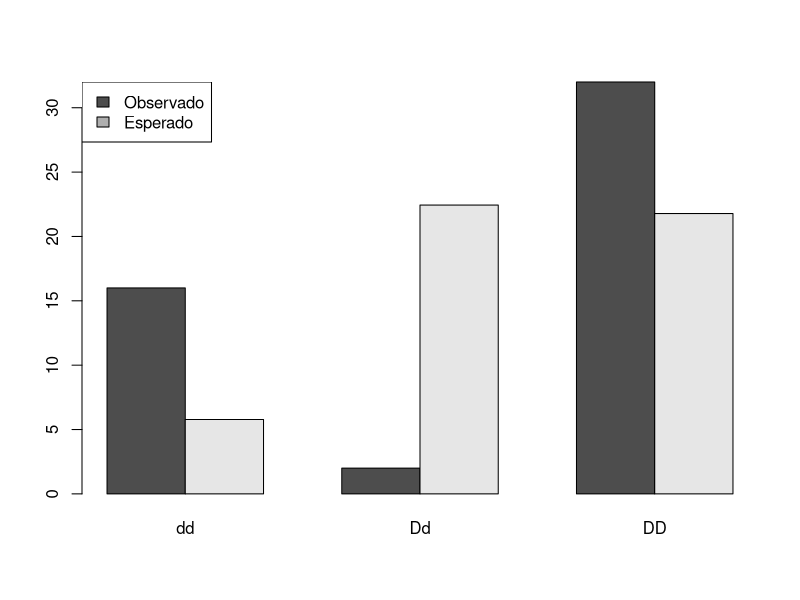
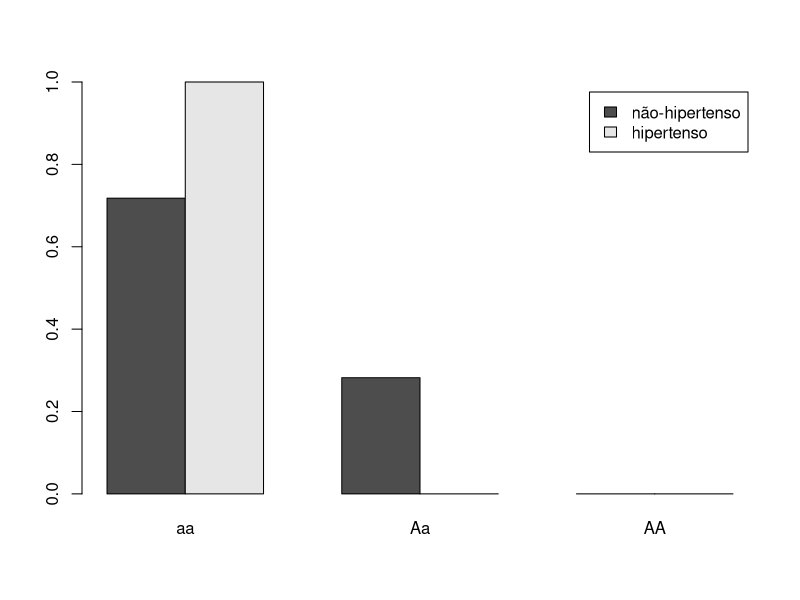
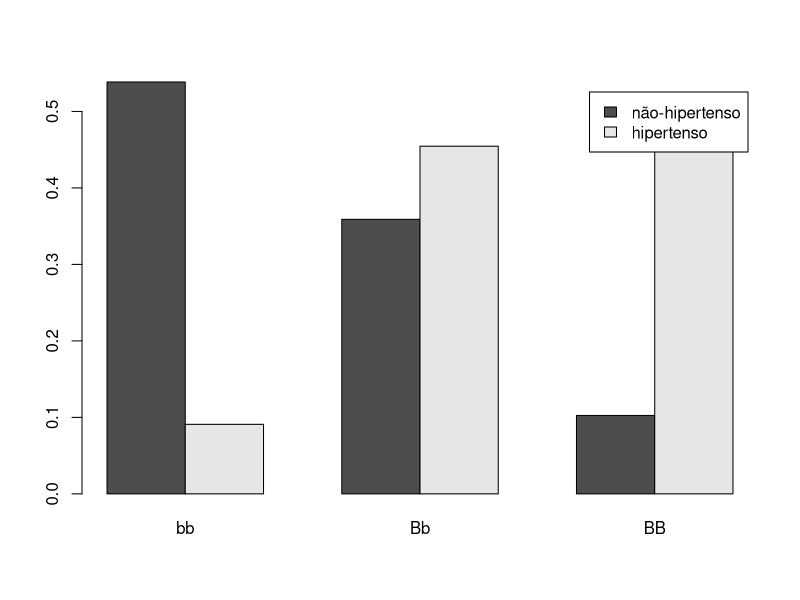
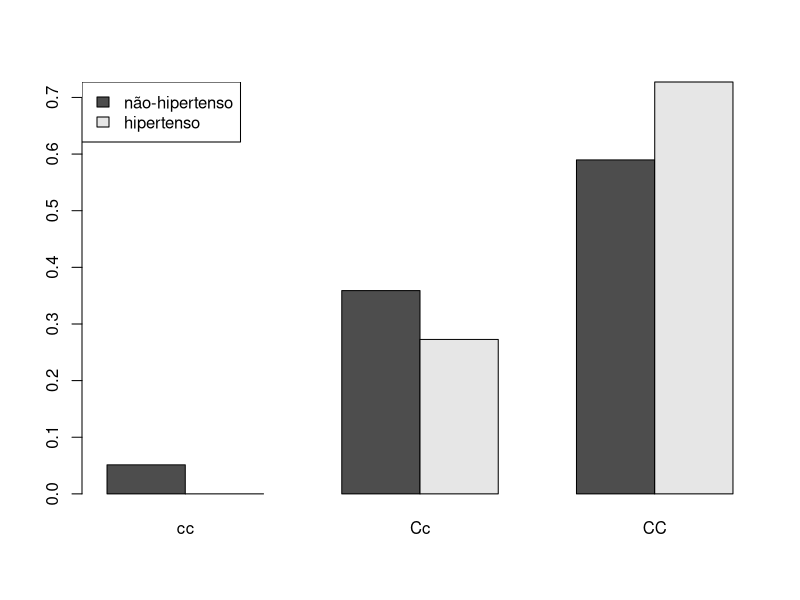

The R source for these figures, in order:
## ---- chunk 1
knitr::opts_chunk$set(warning = FALSE)
set.seed(551991)
## ---- chunk 2
##dados disponíveis no arquivo cf.tsv
cf <- read.table('cf.tsv', header = T)
## resumo dos dados disponíveis
summary(cf)
## ---- chunk 3
has_hbp <- cf$hbp == "sim"
## frequência de hipertensão
mean(has_hbp)
## Visto que estamos comparando a frequência de uma variável
## binomial, usamos o teste binomial para comparar com a
## frequência observada.
binom.test(table(has_hbp), p=(1-0.16))
## ---- chunk 4
## definir função para calcular hardy-weinberg
hw <- function(obs) {
    n <- sum(obs)
    p <- (2 * obs[1] + obs[2]) / (2*n)
    exp <- c(p^2, 2 * p * (1-p), (1-p)^2) * n
    chi <- sum((obs-exp)^2/exp)
    c("chi.squared" = chi, "p.value" = pchisq(chi, df=1, lower.tail = FALSE))
}
## calcula-se o desequilibrio para os polimorfismos:
## enosa, mas primeiramente precisamos corrigir a variavel
## para incluir AA
cf$enosa <- factor(cf$enosa, levels = c("aa", "Aa", "AA"))
hw(table(cf$enosa))
## enosb
hw(table(cf$enosb))
## enosc
hw(table(cf$enosc))
## enosd
hw(table(cf$enosd))
## como enosd apresentou um desvio significativo, vamos ilustrar
## a frequência observada ao lado da esperada para visualizar a
## diferença.
obs <- table(cf$enosd)
p   <- (2 * obs[1] + obs[2]) / (2*sum(obs))
exp <- c(p^2, 2 * p * (1-p), (1-p)^2) * sum(obs)

barplot(rbind(obs, exp), beside = T)
legend("topleft", c("Observado", "Esperado"), fill = gray.colors(3))
## ---- chunk 5
## enosa
## gera e imprimi a tabela de confusão.
addmargins(enosa <- table(cf$hbp, cf$enosa))
## avalia se existe associação.
chisq.test(enosa)
## ilustra a relação.
barplot(prop.table(enosa, 1), beside = TRUE,
        legend = c("não-hipertenso", "hipertenso"))

## enosb
## gera e imprimi a tabela de confusão.
addmargins(enosb <- table(cf$hbp, cf$enosb))
## avalia se existe associação.
chisq.test(enosb)
## ilustra a relação.
barplot(prop.table(enosb, 1), beside = TRUE,
        legend = c("não-hipertenso", "hipertenso"))

## enosc
## gera e imprimi a tabela de confusão.
addmargins(enosc <- table(cf$hbp, cf$enosc))
## avalia se existe associação.
chisq.test(enosc)
## ilustra a relação.
barplot(prop.table(enosc, 1), beside = TRUE)
legend("topleft", c("não-hipertenso", "hipertenso"), fill = gray.colors(2))
